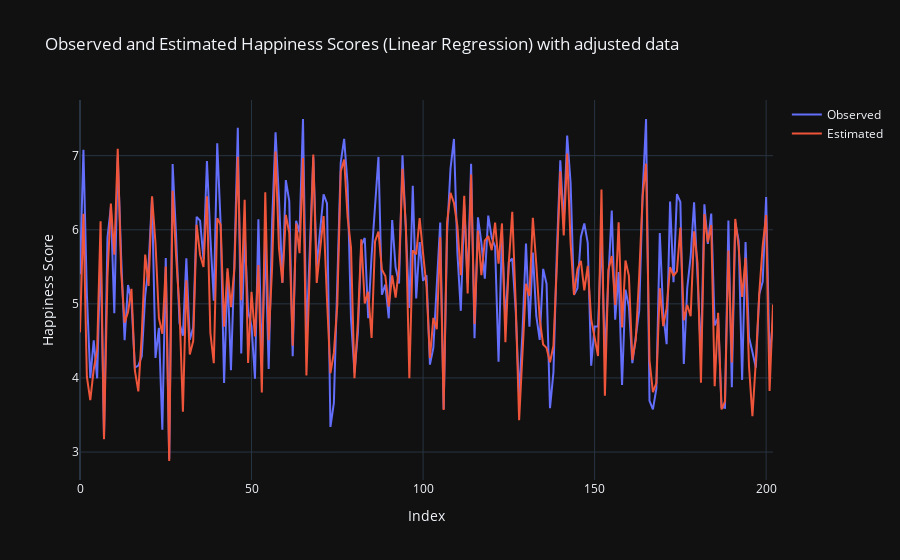

The code cell stored with this chart in its notebook:
### Code cell
linear_regression_test = Test_Model(ajusted_dataframe[['economy_per_capita', 'family', 'life_expectancy', 'freedom', 'government_corruption', 'generosity', 'year', 'happiness_score']], LinearRegression(), 101)
print(linear_regression_test.metrics())
print(linear_regression_test.get_shapes())
graph_to_predict(linear_regression_test.get_test_data().reset_index(), 'Observed and Estimated Happiness Scores (Linear Regression) with adjusted data')

### Figure 1 — Plotly figure (JSON) as saved in the notebook; plotly's stock layout.template omitted (floating-point values rounded to 4 significant figures; data arrays with more than 128 entries replaced by an {"elided": "..."} marker saying what was removed)
{"data": [{"mode": "lines", "name": "Observed", "type": "scatter", "x": {"elided": "203 int values"}, "y": {"elided": "203 float values"}}, {"mode": "lines", "name": "Estimated", "type": "scatter", "x": {"elided": "203 int values"}, "y": {"elided": "203 float values"}}], "layout": {"title": {"text": "Observed and Estimated Happiness Scores (Linear Regression) with adjusted data"}, "xaxis": {"title": {"text": "Index"}}, "yaxis": {"title": {"text": "Happiness Score"}}}}
